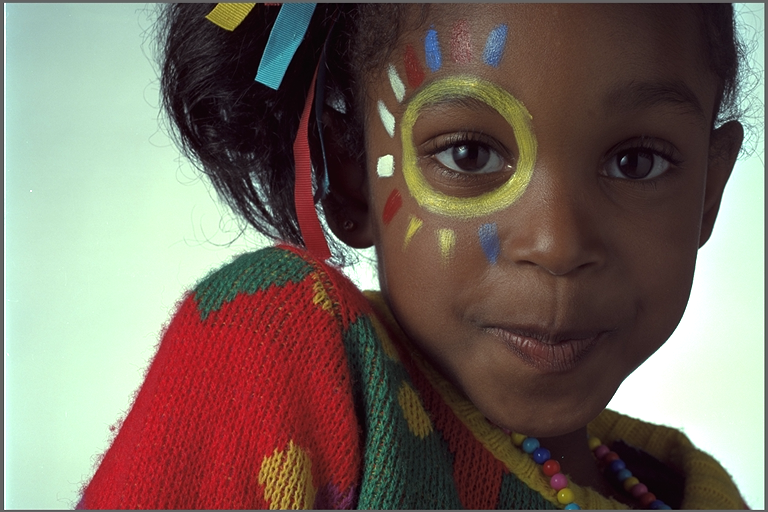
#> input picture test2.png, 768 x 512 px
$ python main.py
#> lines starting #> are read from the running program, lines starting #| are printed output that depends on the picture
from PIL import Image
import numpy as np
from Crypto.Util.number import *
from tqdm import tqdm
import cv2

n = 5
r = 3
path = "test2.png"

def read_image(path):
#> called with path = 'test2.png'
    img = Image.open(path)
#> img is the input picture: PIL image 768x512 RGB; mean R, G, B 119.5, 106, 96.1
    img_array = np.asarray(img)
    # print(img_array.shape)

    return img_array.flatten(), img_array.shape


def polynomial(img, n, r):
    num_pixels = img.shape[0]
    coef = np.random.randint(low = 0, high = 257, size = (num_pixels, r - 1))
    gen_imgs = []
    for i in range(1, n + 1):
        base = np.array([i ** j for j in range(1, r)])
        base = np.matmul(coef, base)
        img_ = img + base
        img_ = img_ % 257
        gen_imgs.append(img_)

    return np.array(gen_imgs)

def lagrange(x, y, num_points, x_test):
    l = np.zeros(shape=(num_points, ))
    r = np.zeros(shape=(num_points, ))

    for k in range(num_points):
        l[k] = 1
        r[k] = 1
        for k_ in range(num_points):
            if k != k_:
                l[k] = l[k]*(x_test-x[k_]) % 257
                r[k] = r[k]*(x[k]-x[k_]) % 257
            else:
                pass

        r_ = inverse(int(r[k]), 257) # 采用模逆元运算
        l[k] = l[k] * r_ % 257
    L = 0
    for i in range(num_points):
        L += y[i]*l[i]
    return L

def decode(imgs, index, r, n):
    assert imgs.shape[0] >= r
    x = np.array(index)
    dim = imgs.shape[1]
    # print("dimension: {}".format(dim))
    img = []
    for i in tqdm(range(dim)):
        y = imgs[:, i]
        pixel = lagrange(x, y, r, 0) % 257
        img.append(pixel)
    return np.array(img)

if __name__ == "__main__":
    img_flattened, shape = read_image(path)
#> shape = (512, 768, 3)
    gen_imgs = polynomial(img_flattened, n = n, r = r)
#> after the loop in polynomial, `for i in range(1, n + 1):`: gen_imgs = 5 items
    to_save = gen_imgs.reshape(n, *shape)
    for i, img in enumerate(to_save):
        img = img.astype(np.uint16)
        cv2.imwrite("test2_{}.png".format(i + 1), img.astype(np.uint16))
#> this loop made 5 passes
#> pass 1, `img = img.astype(np.uint16)`:
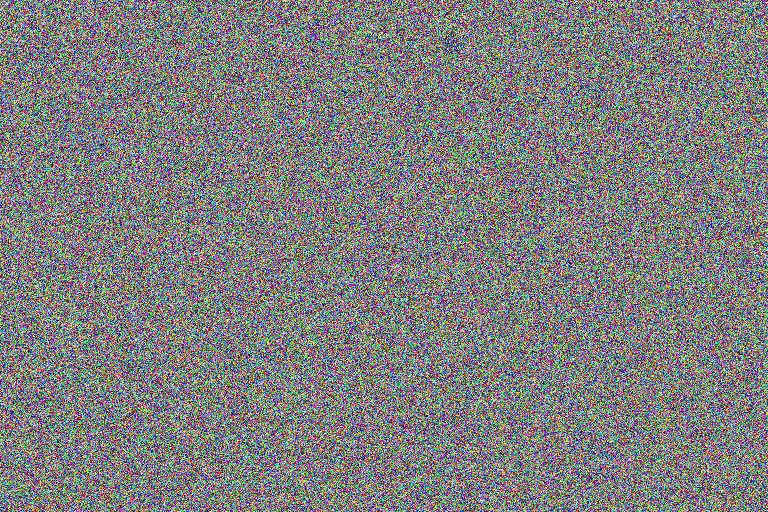
#> img: shape (512, 768, 3) uint16; mean of channels 0, 1, 2 127.8, 127.9, 128; drawn with min black and max white
#> pass 2, `img = img.astype(np.uint16)`:
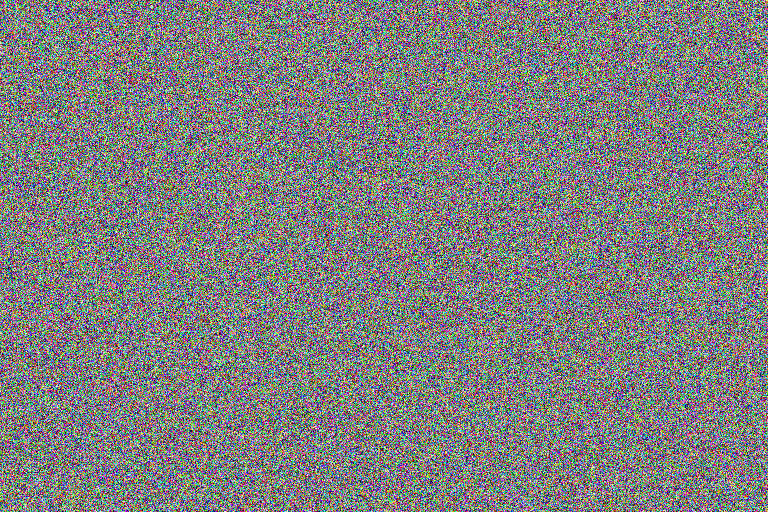
#> img: shape (512, 768, 3) uint16; mean of channels 0, 1, 2 127.9, 128.2, 127.9; drawn with min black and max white
#> pass 3, `img = img.astype(np.uint16)`:
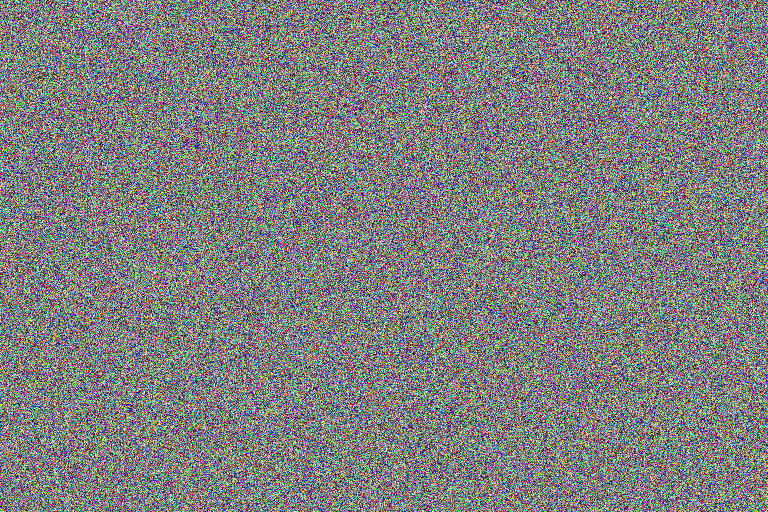
#> img: shape (512, 768, 3) uint16; mean of channels 0, 1, 2 128, 128.1, 127.9; drawn with min black and max white
        # Image.fromarray(img.astype(np.uint8)).save("test2_{}.png".format(i + 1)) #原方法


    index = [1, 3, 5]
    images = []
    for i in index:
        img = cv2.imread('test2_{}.png'.format(i), cv2.IMREAD_ANYDEPTH | cv2.IMREAD_COLOR) # 读取3通道16位图片
        # img = Image.open('test2_{}.png'.format(i)) #原方法
        img_array = np.asarray(img)
        read_img = img_array.flatten()
        images.append(read_img)
    images = np.array(images)

    origin_img = decode(images, index, r = r, n = n)
#> the loop in decode, `for i in tqdm(range(dim)):` made 1 pass
#> y on pass 1: [61, 10, 78]
#> after the loop in decode, `for i in tqdm(range(dim)):`: img = []
#> (the run stopped early here; a loop or call above may not have finished)
